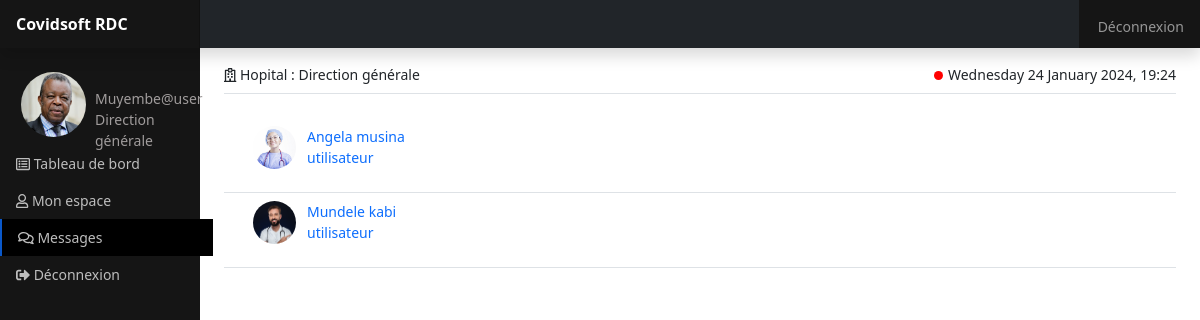
/views/administrateur/discussion.php (signed in), run on the app's committed database.
### tables this page shows
CREATE TABLE `utilisateur` (
  `id` int(11) NOT NULL,
  `nom` varchar(50) NOT NULL,
  `postnom` varchar(50) DEFAULT NULL,
  `password` varchar(50) NOT NULL,
  `mail` varchar(50) NOT NULL,
  `service` varchar(50) NOT NULL,
  `hopital` varchar(50) NOT NULL,
  `photo` varchar(50) NOT NULL,
  `telephone` varchar(50) DEFAULT NULL,
  `date` datetime DEFAULT NULL
);

### models/db.php (called while the page is built, shortened)
<?php
function Affichage($id, $connexion)
{
    $requete = $connexion->prepare("SELECT * FROM utilisateur WHERE id = ? ");
    $requete->execute(array($id));
    $requete = $requete->fetch();
    return $requete;
}

### models/admin.php (called while the page is built, shortened)
<?php
function Affichage_users($connexion)
{
    $req = "SELECT * FROM utilisateur WHERE service='utilisateur' ORDER BY nom ASC";
    $execution = $connexion->query($req);
    return $execution;
}

### views/administrateur/discussion.php (the view, shortened to what this page needs)
<?php
include '../../models/db.php';
include '../../models/dashboard.php';
include '../../models/admin.php';
include '../../models/discussion.php';
?>
<?php if (isset($_SESSION['id'])) { ?>
    <?php
    $id = $_SESSION['id'];
    $data = Affichage($id, $connexion);
    ?>
    <!doctype html>
    <html lang="fr">
    <head>
        <link rel="stylesheet" href="../../publics/css/bootstrap.css">
        <link rel="stylesheet" href="../../publics/css/utilisateur/discussion.css">
    </head>
    <body>
        <header class="navbar navbar-dark sticky-top bg-dark flex-md-nowrap p-0 shadow">
            <a class="navbar-brand col-md-3 col-lg-2 me-0 px-3" href="admin.php">Covidsoft RDC</a>
            <div class="navbar-nav">
                <div class="nav-item text-nowrap sing-out">
                    <a class="nav-link px-3" href="../../controllers/deconnexion.php">Déconnexion</a>
                </div>
            </div>
        </header>
        <div class="container-fluid">
            <div class="row">
                <nav id="sidebarMenu" class="col-md-3 col-lg-2 d-md-block sidebar collapse">
                    <div class="position-sticky pt-3">
                        <ul class="nav flex-column">
                            <li class="nav-item">
                                <div class="d-flex bg">
                                    <a class="nav-link" href="profil.php"><img src="../../publics/images/utilisateur/<?= $data['photo'] ?>" class="rounded-circle me-2"></a>
                                    <p class="service-name"> <?= ucfirst($data['nom']) ?>@user<br><?= ucfirst($data['hopital']) ?></p>
                                </div>
                            </li>
                            <li class="nav-item"><a class="nav-link inactif" aria-current="page" href="dashboard.php"><i class="far fa-list-alt"></i> Tableau de bord</a></li>
                            <li class="nav-item"><a class="nav-link inactif" href="profil.php"><i class="far fa-user"></i> Mon espace</a></li>
                            <li class="nav-item"><a class="nav-link actif" href="discussion.php"><i class="far fa-comments"></i> Messages</a></li>
                            <li class="nav-item"><a class="nav-link inactif" href="../../controllers/deconnexion.php"><i class="fas fa-sign-out-alt"></i> Déconnexion</a></li>
                        </ul>
                    </div>
                </nav>
                <main class="col-md-9 ms-sm-auto col-lg-10 px-md-4">
                    <div class="d-flex justify-content-between flex-wrap flex-md-nowrap align-items-center pt-3 border-bottom mb-4">
                        <p class="mb-2 center"><i class="far fa-hospital"></i> Hopital : <?= ucfirst($data['hopital']) ?></p>
                        <p class="d-flex mb-2"><span class="led"></span>
                            <?php
                            echo ucfirst(utf8_encode(strftime('%A %d %B %Y, %H:%M')));
                            ?>
                        </p>
                    </div>
                    <div class="col-md-12">
                        <?php
                        $execution = Affichage_users($connexion);
                        ?>
                        <?php while ($values = $execution->fetch(PDO::FETCH_OBJ)) { ?>
                            <div class=" border-bottom">
                                <a class="nav-link" href="discussions.php?id=<?= $values->id ?>">
                                    <div class="d-flex">
                                        <div class="mx-2">
                                            <img src="../../publics/images/utilisateur/<?= $values->photo ?>" class="rounded-circle img-circle me-2">
                                        </div>
                                        <div>
                                            <p> <?= ucfirst($values->nom) . " " . $values->postnom ?> <br><?= $values->service ?></p>
                                        </div>
                                    </div>
                                </a>
                            </div>
                        <?php } ?>
                    </div>
                </main>
            </div>
        </div>
    </body>
    </html>
<?php } else { ?>
    <?php header("location:../../erreur.php") ?>
<?php } ?>

### publics/css/utilisateur/discussion.css (style rules this page uses)
body { font-size: .875rem; }
.sidebar { position: fixed; top: 0; bottom: 0; left: 0; z-index: 100; padding: 48px 0 0; background-color: rgb(21, 21, 21); }
.sidebar .nav-link { font-weight: 500; color: rgb(189, 189, 189); }
.navbar-brand { padding-top: .75rem; padding-bottom: .75rem; font-size: 1rem; background-color: rgb(21, 21, 21); box-shadow: inset -1px 0 0 rgba(0, 0, 0, .25); font-weight: 550; }
.rounded-circle { height: 65px; width: 65px; position: relative; left: 5px; }
.actif { background-color: black; border-left: 2px solid #0a58ca; }
.led { height: 9px; width: 9px; border-radius: 30px; background-color: red; animation-duration: .8s; animation-name: clignoter; animation-iteration-count: infinite; transition: none; position: relative; top: 7px; right: 5px; }
.sing-out { background-color: rgb(21, 21, 21); padding-top: 8px; padding-bottom: 3px; padding-left: 3px; bottom: 2px; }
.service-name { color: #a09c9c; position: relative; right: 10px; top: 24px; }
.img-circle { width: 43px; height: 43px; }

### data on the page
utilisateur: photo (picture), nom "Muyembe", hopital "Direction générale"
utilisateur: photo (picture), nom "Angela", postnom "musina", service "utilisateur"
utilisateur: photo (picture), nom "Mundele", postnom "kabi", service "utilisateur"

### other printed values
utf8_encode(strftime('%A %d %B %Y, %H:%M')) "Wednesday 24 January 2024, 19:24"
